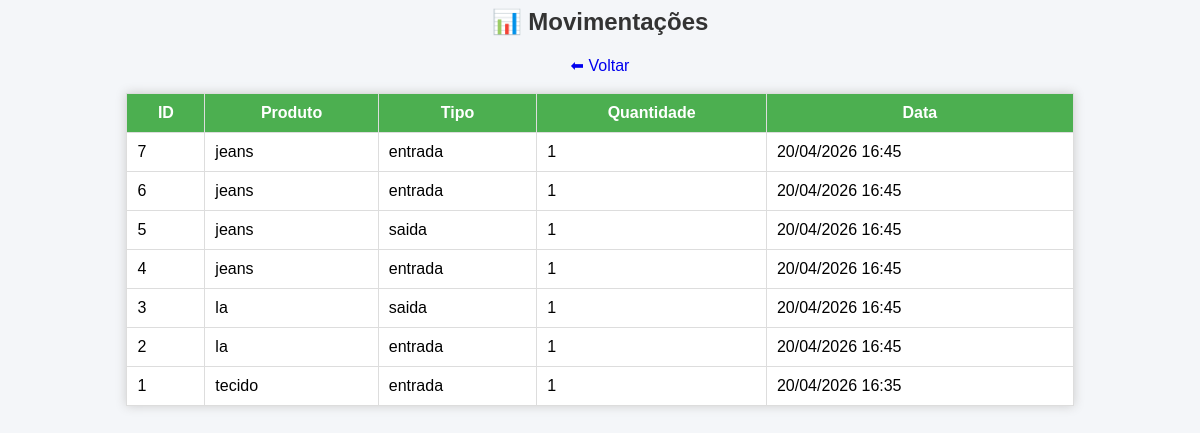
Page /movimentacoes on the committed database.
### tables this page shows
CREATE TABLE movimentacoes (
            id INTEGER PRIMARY KEY AUTOINCREMENT,
            produto_id INTEGER,
            tipo TEXT,
            quantidade INTEGER,
            data TEXT
        );

CREATE TABLE produtos (
            id INTEGER PRIMARY KEY AUTOINCREMENT,
            nome TEXT,
            codigo TEXT,
            preco REAL,
            estoque INTEGER
        );

### app.py (the view)
@app.route("/movimentacoes")
def movimentacoes():
    conn = conectar()
    cursor = conn.cursor()
    cursor.execute("""
        SELECT movimentacoes.id, produtos.nome, tipo, quantidade, data
        FROM movimentacoes
        JOIN produtos ON produtos.id = movimentacoes.produto_id
        ORDER BY movimentacoes.id DESC
    """)
    dados = cursor.fetchall()
    conn.close()
    return render_template("movimentacoes.html", movimentacoes=dados)

### app.py (called while the page is built)
def conectar():
    return sqlite3.connect("estoque.db")

### templates/movimentacoes.html
<h2>📊 Movimentações</h2>
<a href="/">⬅ Voltar</a><br><br>
<table border="1" cellpadding="10">
    <tr style="background-color: #2196F3; color: white;">
        <th>ID</th>
        <th>Produto</th>
        <th>Tipo</th>
        <th>Quantidade</th>
        <th>Data</th>
    </tr>
    {% for m in movimentacoes %}
    <tr>
        <td>{{ m[0] }}</td>
        <td>{{ m[1] }}</td>
        <td>{{ m[2] }}</td>
        <td>{{ m[3] }}</td>
        <td>{{ m[4] }}</td>
    </tr>
    {% endfor %}
    <link rel="stylesheet" href="{{ url_for('static', filename='style.css') }}">
</table>

### static/style.css (style rules this page uses)
h1, h2 { color: #333; }
table { margin: auto; border-collapse: collapse; width: 80%; background: white; box-shadow: 0px 0px 10px #ccc; }
th, td { padding: 10px; border: 1px solid #ddd; }
th { background-color: #4CAF50; color: white; }
a { text-decoration: none; }

### rows in the picture
movimentacoes: id "7", nome "jeans", tipo "entrada", quantidade "1", data "20/04/2026 16:45"
movimentacoes: id "6", nome "jeans", tipo "entrada", quantidade "1", data "20/04/2026 16:45"
movimentacoes: id "5", nome "jeans", tipo "saida", quantidade "1", data "20/04/2026 16:45"
movimentacoes: id "4", nome "jeans", tipo "entrada", quantidade "1", data "20/04/2026 16:45"
movimentacoes: id "3", nome "la", tipo "saida", quantidade "1", data "20/04/2026 16:45"
movimentacoes: id "2", nome "la", tipo "entrada", quantidade "1", data "20/04/2026 16:45"
movimentacoes: id "1", nome "tecido", tipo "entrada", quantidade "1", data "20/04/2026 16:35"
